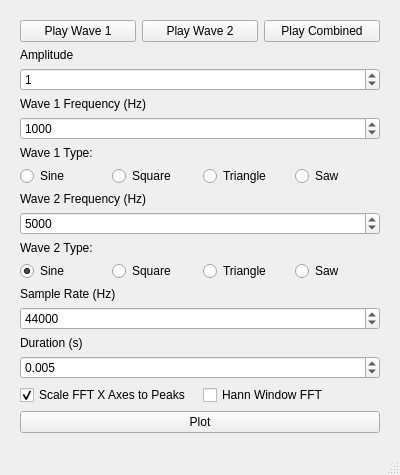
<?xml version="1.0" encoding="UTF-8"?>
<ui version="4.0">
 <class>MainWindow</class>
 <widget class="QMainWindow" name="MainWindow">
  <property name="geometry">
   <rect>
    <x>0</x>
    <y>0</y>
    <width>400</width>
    <height>475</height>
   </rect>
  </property>
  <property name="windowTitle">
   <string>Wave Parameters</string>
  </property>
  <property name="windowIcon">
   <iconset>
    <normaloff>icon.ico</normaloff>icon.ico</iconset>
  </property>
  <widget class="QWidget" name="centralwidget">
   <layout class="QVBoxLayout" name="verticalLayout_3">
    <property name="leftMargin">
     <number>20</number>
    </property>
    <property name="topMargin">
     <number>20</number>
    </property>
    <property name="rightMargin">
     <number>20</number>
    </property>
    <property name="bottomMargin">
     <number>20</number>
    </property>
    <item>
     <layout class="QVBoxLayout" name="verticalLayout">
      <item>
       <layout class="QHBoxLayout" name="horizontalLayout">
        <item>
         <widget class="QPushButton" name="play_wave_1_but">
          <property name="text">
           <string>Play Wave 1</string>
          </property>
         </widget>
        </item>
        <item>
         <widget class="QPushButton" name="play_wave_2_but">
          <property name="text">
           <string>Play Wave 2</string>
          </property>
         </widget>
        </item>
        <item>
         <widget class="QPushButton" name="play_combined_but">
          <property name="text">
           <string>Play Combined</string>
          </property>
         </widget>
        </item>
       </layout>
      </item>
      <item>
       <widget class="QLabel" name="label">
        <property name="text">
         <string>Amplitude</string>
        </property>
       </widget>
      </item>
      <item>
       <widget class="QSpinBox" name="amplitude_input">
        <property name="maximum">
         <number>100</number>
        </property>
        <property name="value">
         <number>1</number>
        </property>
       </widget>
      </item>
      <item>
       <widget class="QLabel" name="label_2">
        <property name="text">
         <string>Wave 1 Frequency (Hz)</string>
        </property>
       </widget>
      </item>
      <item>
       <widget class="QSpinBox" name="frequency1_input">
        <property name="maximum">
         <number>100000</number>
        </property>
        <property name="singleStep">
         <number>100</number>
        </property>
        <property name="value">
         <number>1000</number>
        </property>
       </widget>
      </item>
      <item>
       <widget class="QLabel" name="label_6">
        <property name="text">
         <string>Wave 1 Type:</string>
        </property>
       </widget>
      </item>
      <item>
       <layout class="QHBoxLayout" name="horizontalLayout_3">
        <item>
         <widget class="QRadioButton" name="sine_1">
          <property name="text">
           <string>Sine</string>
          </property>
          <property name="checked">
           <bool>true</bool>
          </property>
         </widget>
        </item>
        <item>
         <widget class="QRadioButton" name="square_1">
          <property name="text">
           <string>Square</string>
          </property>
         </widget>
        </item>
        <item>
         <widget class="QRadioButton" name="triangle_1">
          <property name="text">
           <string>Triangle</string>
          </property>
         </widget>
        </item>
        <item>
         <widget class="QRadioButton" name="saw_1">
          <property name="text">
           <string>Saw</string>
          </property>
         </widget>
        </item>
       </layout>
      </item>
      <item>
       <widget class="QLabel" name="label_3">
        <property name="text">
         <string>Wave 2 Frequency (Hz)</string>
        </property>
       </widget>
      </item>
      <item>
       <widget class="QSpinBox" name="frequency2_input">
        <property name="maximum">
         <number>100000</number>
        </property>
        <property name="singleStep">
         <number>100</number>
        </property>
        <property name="value">
         <number>5000</number>
        </property>
       </widget>
      </item>
      <item>
       <widget class="QLabel" name="label_7">
        <property name="text">
         <string>Wave 2 Type:</string>
        </property>
       </widget>
      </item>
      <item>
       <layout class="QHBoxLayout" name="horizontalLayout_4">
        <item>
         <widget class="QRadioButton" name="sine_2">
          <property name="text">
           <string>Sine</string>
          </property>
          <property name="checked">
           <bool>true</bool>
          </property>
         </widget>
        </item>
        <item>
         <widget class="QRadioButton" name="square_2">
          <property name="text">
           <string>Square</string>
          </property>
         </widget>
        </item>
        <item>
         <widget class="QRadioButton" name="triangle_2">
          <property name="text">
           <string>Triangle</string>
          </property>
         </widget>
        </item>
        <item>
         <widget class="QRadioButton" name="saw_2">
          <property name="text">
           <string>Saw</string>
          </property>
         </widget>
        </item>
       </layout>
      </item>
      <item>
       <widget class="QLabel" name="label_4">
        <property name="text">
         <string>Sample Rate (Hz)</string>
        </property>
       </widget>
      </item>
      <item>
       <widget class="QSpinBox" name="sample_rate_input">
        <property name="maximum">
         <number>1000000</number>
        </property>
        <property name="singleStep">
         <number>100</number>
        </property>
        <property name="value">
         <number>44000</number>
        </property>
       </widget>
      </item>
      <item>
       <widget class="QLabel" name="label_5">
        <property name="text">
         <string>Duration (s)</string>
        </property>
       </widget>
      </item>
      <item>
       <widget class="QDoubleSpinBox" name="duration_input">
        <property name="decimals">
         <number>3</number>
        </property>
        <property name="minimum">
         <double>0.002000000000000</double>
        </property>
        <property name="maximum">
         <double>0.200000000000000</double>
        </property>
        <property name="singleStep">
         <double>0.001000000000000</double>
        </property>
        <property name="value">
         <double>0.005000000000000</double>
        </property>
       </widget>
      </item>
      <item>
       <layout class="QHBoxLayout" name="horizontalLayout_2">
        <item>
         <widget class="QCheckBox" name="scale_axes">
          <property name="text">
           <string>Scale FFT X Axes to Peaks</string>
          </property>
          <property name="checked">
           <bool>true</bool>
          </property>
         </widget>
        </item>
        <item>
         <widget class="QCheckBox" name="hann_check">
          <property name="text">
           <string>Hann Window FFT</string>
          </property>
         </widget>
        </item>
       </layout>
      </item>
      <item>
       <widget class="QPushButton" name="plot_button">
        <property name="text">
         <string>Plot</string>
        </property>
       </widget>
      </item>
     </layout>
    </item>
   </layout>
  </widget>
  <widget class="QMenuBar" name="menubar">
   <property name="geometry">
    <rect>
     <x>0</x>
     <y>0</y>
     <width>400</width>
     <height>21</height>
    </rect>
   </property>
  </widget>
  <widget class="QStatusBar" name="statusbar"/>
 </widget>
 <resources/>
 <connections/>
</ui>
